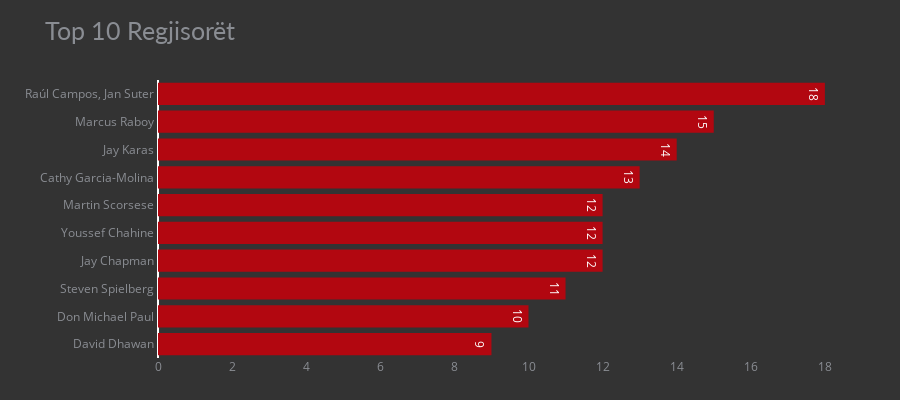

Notebook code for this chart:
### Markdown cell above
## 3.2 Vizualizimi statik

### Code cell
data=pd.DataFrame( {"Directors": dataseti.director.value_counts()[0:10].index, "Movie Counts": dataseti.director.value_counts()[0:10].values})
fig = px.bar(data, y='Directors', x='Movie Counts', title="Top 10 Regjisorët" ,color_discrete_sequence=['#b20710'], text='Movie Counts')
fig.update_xaxes(showgrid=False)
fig.update_yaxes(showgrid=False, categoryorder='total ascending', ticksuffix=' ', showline=False)
fig.update_traces(hovertemplate=None, marker=dict(line=dict(width=0)))
fig.update_layout(margin=dict(t=80, b=0, l=70, r=40),hovermode="y unified",xaxis_title=' ', yaxis_title=" ", height=400,
plot_bgcolor='#333', paper_bgcolor='#333',title_font=dict(size=25, color='#8a8d93', family="Lato, sans-serif"),
font=dict(color='#8a8d93'),legend=dict(orientation="h", yanchor="bottom", y=1, xanchor="center", x=0.5),
hoverlabel=dict(bgcolor="black", font_size=15, font_family="Lato, sans-serif")) 
fig.show()

### Figure 1 — Plotly figure (JSON) as saved in the notebook; plotly's stock layout.template omitted (floating-point values rounded to 4 significant figures)
{"data": [{"alignmentgroup": "True", "legendgroup": "", "marker": {"color": "#b20710", "line": {"width": 0}, "pattern": {"shape": ""}}, "name": "", "offsetgroup": "", "orientation": "h", "showlegend": false, "text": [18, 15, 14, 13, 12, 12, 12, 11, 10, 9], "textposition": "auto", "type": "bar", "x": [18, 15, 14, 13, 12, 12, 12, 11, 10, 9], "xaxis": "x", "y": ["Raúl Campos, Jan Suter", "Marcus Raboy", "Jay Karas", "Cathy Garcia-Molina", "Jay Chapman", "Youssef Chahine", "Martin Scorsese", "Steven Spielberg", "Don Michael Paul", "David Dhawan"], "yaxis": "y"}], "layout": {"barmode": "relative", "font": {"color": "#8a8d93"}, "height": 400, "hoverlabel": {"bgcolor": "black", "font": {"family": "Lato, sans-serif", "size": 15}}, "hovermode": "y unified", "legend": {"orientation": "h", "tracegroupgap": 0, "x": 0.5, "xanchor": "center", "y": 1, "yanchor": "bottom"}, "margin": {"b": 0, "l": 70, "r": 40, "t": 80}, "paper_bgcolor": "#333", "plot_bgcolor": "#333", "title": {"font": {"color": "#8a8d93", "family": "Lato, sans-serif", "size": 25}, "text": "Top 10 Regjisorët"}, "xaxis": {"anchor": "y", "domain": [0, 1], "showgrid": false, "title": {"text": " "}}, "yaxis": {"anchor": "x", "categoryorder": "total ascending", "domain": [0, 1], "showgrid": false, "showline": false, "ticksuffix": " ", "title": {"text": " "}}}}
